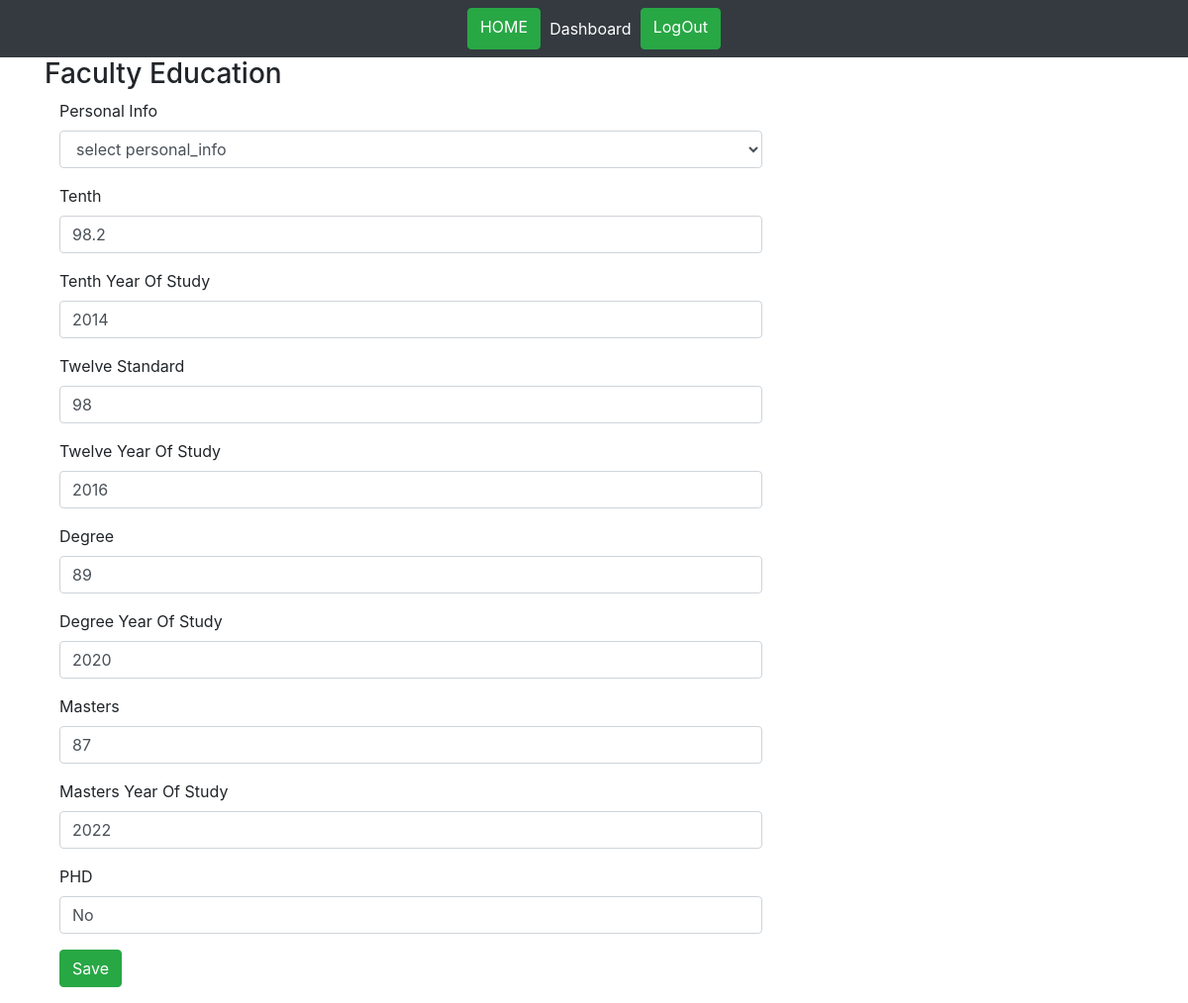
Screenshot of /faculty_education/edit/1 with the database file from the repository.
### tables this page shows
CREATE TABLE IF NOT EXISTS `faculty_education` (
  `id` int(11) NOT NULL AUTO_INCREMENT,
  `emp_id` int(11) NOT NULL,
  `Tenth` varchar(10) NOT NULL,
  `tenth_year_of_study` int(11) NOT NULL,
  `twelve_standard` varchar(10) NOT NULL,
  `twelve_year_of_study` int(11) NOT NULL,
  `degree` varchar(10) NOT NULL,
  `degree_year_of_study` int(11) NOT NULL,
  `masters` varchar(10) NOT NULL,
  `masters_year_of_study` int(11) NOT NULL,
  `PHD` varchar(4) NOT NULL,
  PRIMARY KEY (`id`)
);

### application/models/Faculty_education_model.php (called while the page is built, shortened)
<?php
class Faculty_education_model extends CI_Model
{
    function get_faculty_education($id)
    {
        return $this->db->get_where('faculty_education',array('id'=>$id))->row_array();
    }
}

### application/controllers/Faculty_education.php (called while the page is built, shortened)
<?php
class Faculty_education extends CI_Controller{
    function __construct()
    {
        $this->load->model('Faculty_education_model');
    }
    function edit($id)
    {
        $data['faculty_education'] = $this->Faculty_education_model->get_faculty_education($id);
        if(isset($data['faculty_education']['id']))
        {
            if(isset($_POST) && count($_POST) > 0)
            {
                $params = array(
					'emp_id' => $this->input->post('emp_id'),
					'Tenth' => $this->input->post('Tenth'),
					'tenth_year_of_study' => $this->input->post('tenth_year_of_study'),
					'twelve_standard' => $this->input->post('twelve_standard'),
					'twelve_year_of_study' => $this->input->post('twelve_year_of_study'),
					'degree' => $this->input->post('degree'),
					'degree_year_of_study' => $this->input->post('degree_year_of_study'),
					'masters' => $this->input->post('masters'),
					'masters_year_of_study' => $this->input->post('masters_year_of_study'),
					'PHD' => $this->input->post('PHD'),
                );
                $this->Faculty_education_model->update_faculty_education($id,$params);
                redirect('faculty_education/index');
            }
            else
            {
				$this->load->model('Personal_info_model');
				$data['all_personal_info'] = $this->Personal_info_model->get_all_personal_info();
                $data['_view'] = 'faculty_education/edit';
                $data['heading'] = 'Faculty Education';
                $this->load->view('layouts/main',$data);
            }
        }
        else
            show_error('The faculty_education you are trying to edit does not exist.');
    }
}

### index.php (called while the page is built, shortened)
<?php
require_once BASEPATH.'core/CodeIgniter.php';

### application/views/faculty_education/edit.php (the view, shortened to what this page needs)
<?php echo form_open('faculty_education/edit/'.$faculty_education['id'],array("class"=>"form-horizontal")); ?>
	<div class="form-group">
		<label for="emp_id" class="col-md-4 control-label">Personal Info</label>
		<div class="col-md-8">
			<select name="emp_id" class="form-control">
				<option value="">select personal_info</option>
			</select>
		</div>
	</div>
	<div class="form-group">
		<label for="Tenth" class="col-md-4 control-label">Tenth</label>
		<div class="col-md-8">
			<input type="text" name="Tenth" value="<?php echo ($this->input->post('Tenth') ? $this->input->post('Tenth') : $faculty_education['Tenth']); ?>" class="form-control" id="Tenth" />
		</div>
	</div>
	<div class="form-group">
		<label for="tenth_year_of_study" class="col-md-4 control-label">Tenth Year Of Study</label>
		<div class="col-md-8">
			<input type="text" name="tenth_year_of_study" value="<?php echo ($this->input->post('tenth_year_of_study') ? $this->input->post('tenth_year_of_study') : $faculty_education['tenth_year_of_study']); ?>" class="form-control" id="tenth_year_of_study" />
		</div>
	</div>
	<div class="form-group">
		<label for="twelve_standard" class="col-md-4 control-label">Twelve Standard</label>
		<div class="col-md-8">
			<input type="text" name="twelve_standard" value="<?php echo ($this->input->post('twelve_standard') ? $this->input->post('twelve_standard') : $faculty_education['twelve_standard']); ?>" class="form-control" id="twelve_standard" />
		</div>
	</div>
	<div class="form-group">
		<label for="twelve_year_of_study" class="col-md-4 control-label">Twelve Year Of Study</label>
		<div class="col-md-8">
			<input type="text" name="twelve_year_of_study" value="<?php echo ($this->input->post('twelve_year_of_study') ? $this->input->post('twelve_year_of_study') : $faculty_education['twelve_year_of_study']); ?>" class="form-control" id="twelve_year_of_study" />
		</div>
	</div>
	<div class="form-group">
		<label for="degree" class="col-md-4 control-label">Degree</label>
		<div class="col-md-8">
			<input type="text" name="degree" value="<?php echo ($this->input->post('degree') ? $this->input->post('degree') : $faculty_education['degree']); ?>" class="form-control" id="degree" />
		</div>
	</div>
	<div class="form-group">
		<label for="degree_year_of_study" class="col-md-4 control-label">Degree Year Of Study</label>
		<div class="col-md-8">
			<input type="text" name="degree_year_of_study" value="<?php echo ($this->input->post('degree_year_of_study') ? $this->input->post('degree_year_of_study') : $faculty_education['degree_year_of_study']); ?>" class="form-control" id="degree_year_of_study" />
		</div>
	</div>
	<div class="form-group">
		<label for="masters" class="col-md-4 control-label">Masters</label>
		<div class="col-md-8">
			<input type="text" name="masters" value="<?php echo ($this->input->post('masters') ? $this->input->post('masters') : $faculty_education['masters']); ?>" class="form-control" id="masters" />
		</div>
	</div>
	<div class="form-group">
		<label for="masters_year_of_study" class="col-md-4 control-label">Masters Year Of Study</label>
		<div class="col-md-8">
			<input type="text" name="masters_year_of_study" value="<?php echo ($this->input->post('masters_year_of_study') ? $this->input->post('masters_year_of_study') : $faculty_education['masters_year_of_study']); ?>" class="form-control" id="masters_year_of_study" />
		</div>
	</div>
	<div class="form-group">
		<label for="PHD" class="col-md-4 control-label">PHD</label>
		<div class="col-md-8">
			<input type="text" name="PHD" value="<?php echo ($this->input->post('PHD') ? $this->input->post('PHD') : $faculty_education['PHD']); ?>" class="form-control" id="PHD" />
		</div>
	</div>
	<div class="form-group">
		<div class="col-sm-offset-4 col-sm-8">
			<button type="submit" class="btn btn-success">Save</button>
        </div>
	</div>
<?php echo form_close(); ?>

### rows the page displays
faculty_education: Tenth "98.2", tenth_year_of_study "2014", twelve_standard "98", twelve_year_of_study "2016", degree "89", degree_year_of_study "2020", masters "87", masters_year_of_study "2022", PHD "No"

### other values shown
$heading "Faculty Education"
